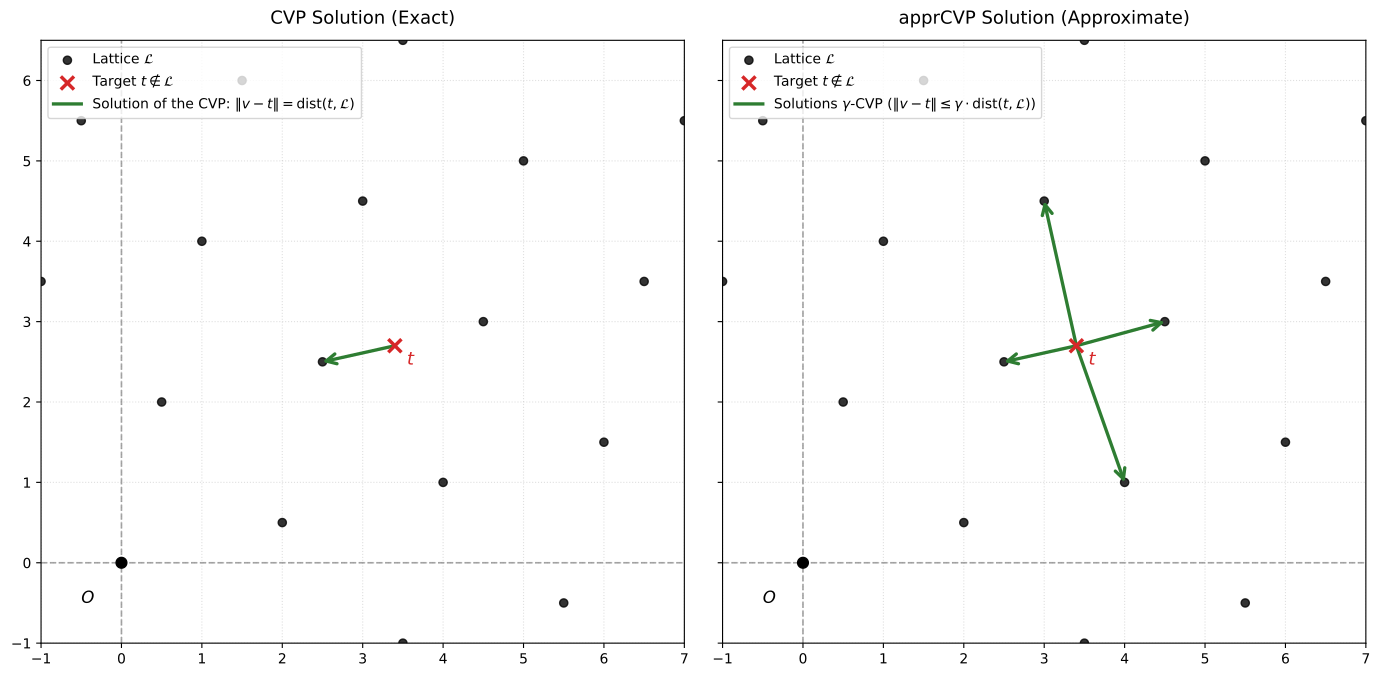

Reproduce this figure in Python.
import numpy as np
import matplotlib.pyplot as plt

b1 = np.array([2.0, 0.5])
b2 = np.array([0.5, 2.0])
B = np.column_stack((b1, b2))

c_range = np.arange(-2, 7)
C1, C2 = np.meshgrid(c_range, c_range)
coords = np.vstack([C1.ravel(), C2.ravel()])
all_points = (B @ coords).T

target = np.array([3.4, 2.7])

distances = np.linalg.norm(all_points - target, axis=1)

d_min = np.min(distances)
exact_cvp_sol = all_points[np.argmin(distances)]

gamma = 2.4
gamma_d = gamma * d_min
appr_mask = distances <= gamma_d + 1e-5
appr_cvp_sols = all_points[appr_mask]

fig, (ax1, ax2) = plt.subplots(1, 2, figsize=(14, 6.5), sharex=True, sharey=True)

xlims = (-1.0, 7.0)
ylims = (-1.0, 6.5)

def draw_arrow(ax, start, end, color="#2e7d32", label=None):
    ax.annotate(
        "", xy=end, xytext=start,
        arrowprops=dict(
            arrowstyle="->", lw=2.4, color=color,
            shrinkA=0, shrinkB=0, mutation_scale=18
        ),
        zorder=5
    )
    if label:
        ax.plot([], [], color=color, lw=2.4, label=label)

for ax, title in zip([ax1, ax2], ["CVP Solution (Exact)", "apprCVP Solution (Approximate)"]):
    # Осі координат
    ax.axhline(0, color="gray", lw=1.2, ls="--", alpha=0.7)
    ax.axvline(0, color="gray", lw=1.2, ls="--", alpha=0.7)

    vis = all_points[
        (all_points[:, 0] >= xlims[0] - 1) & (all_points[:, 0] <= xlims[1] + 1) &
        (all_points[:, 1] >= ylims[0] - 1) & (all_points[:, 1] <= ylims[1] + 1)
    ]
    ax.scatter(vis[:, 0], vis[:, 1], color="black", s=35, alpha=0.8, zorder=3, label=r"Lattice $\mathcal{L}$")

    ax.scatter(0, 0, color="black", s=60, zorder=6)
    ax.text(-0.5, -0.5, "$O$", fontsize=12, fontweight="bold")

    ax.scatter(target[0], target[1], color="#d62728", marker="x", s=90, lw=2.5, zorder=7, label=r"Target $t \notin \mathcal{L}$")
    ax.text(target[0] + 0.15, target[1] - 0.25, "$t$", fontsize=13, color="#d62728", fontweight="bold")

    ax.set_xlim(xlims)
    ax.set_ylim(ylims)
    ax.set_aspect("equal")
    ax.grid(True, linestyle=":", alpha=0.4)
    ax.set_title(title, fontsize=13, pad=12)

draw_arrow(ax1, target, exact_cvp_sol, color="#2e7d32", label=r"Solution of the CVP: $\|v - t\| = \operatorname{dist}(t, \mathcal{L})$")
ax1.legend(loc="upper left", frameon=True, fontsize=10)

for i, pt in enumerate(appr_cvp_sols):
    lbl = r"Solutions $\gamma$-CVP ($\|v - t\| \leq \gamma \cdot \operatorname{dist}(t, \mathcal{L})$)" if i == 0 else None
    draw_arrow(ax2, target, pt, color="#2e7d32", label=lbl)
ax2.legend(loc="upper left", frameon=True, fontsize=10)

plt.tight_layout()
fig.savefig("lattice_cvp.pdf", bbox_inches="tight")
plt.show()
